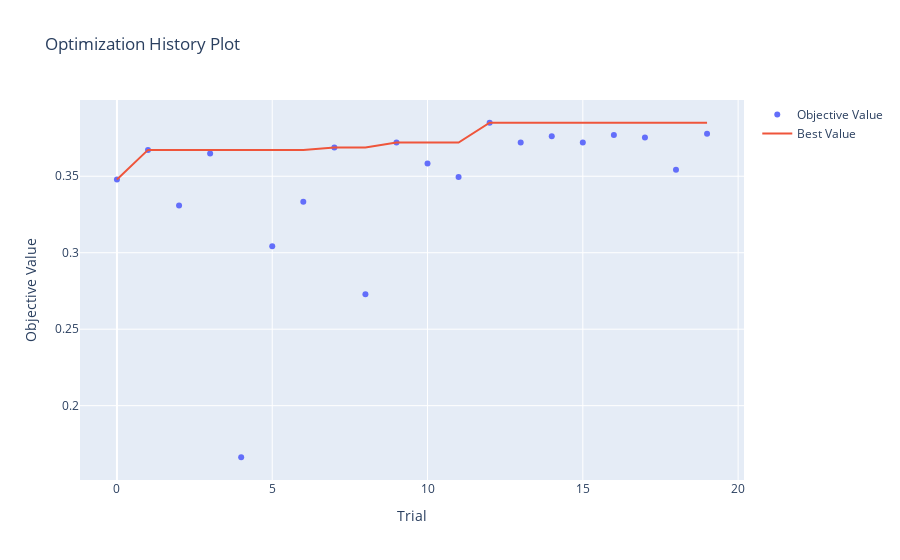
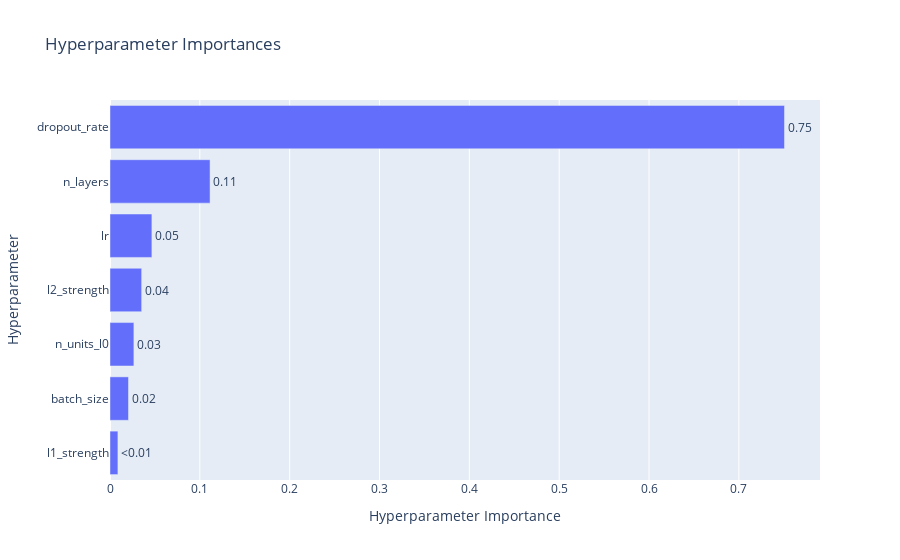
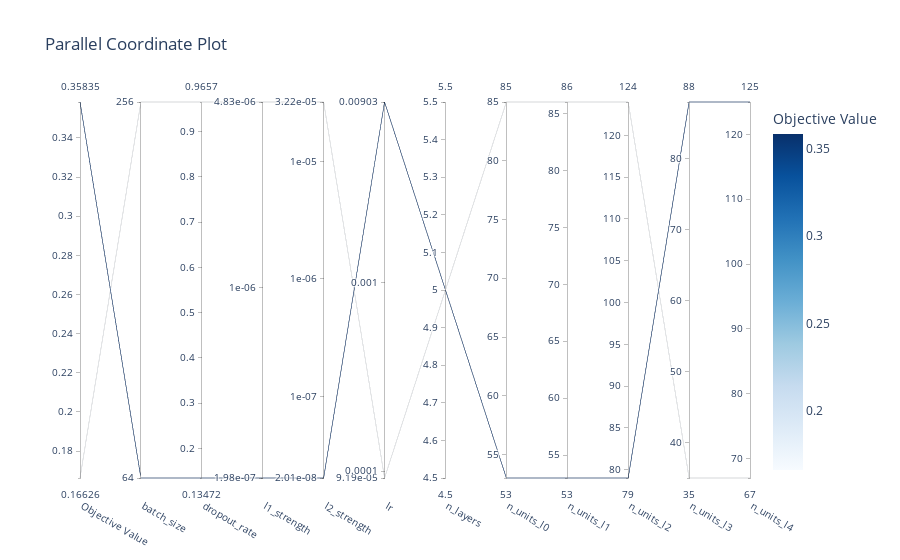

Write notebook code for charts like these, in order.
### Code cell
# Optuna study and model training


torch.set_float32_matmul_precision('medium')



# Your existing code for creating and optimizing the study
study = optuna.create_study(direction='maximize', sampler=optuna.samplers.TPESampler())
study.optimize(objective, n_trials=20, timeout=3600)  # 1 hour timeout

# Print best hyperparameters and score
print('Best trial:')
trial = study.best_trial
print('  Value: ', trial.value)
print('  Params: ')
for key, value in trial.params.items():
    print('    {}: {}'.format(key, value))

# Create and display visualizations
fig = plot_optimization_history(study)
fig.show()

fig = plot_param_importances(study)
fig.show()

fig = plot_parallel_coordinate(study)
fig.show()

fig = plot_intermediate_values(study)
fig.show()



# Train final model with best hyperparameters
best_params = study.best_params
best_model = MLPModel(
    input_dim=X_train_tensor.shape[1],
    output_dim=num_classes,
    hidden_layers=[best_params[f'n_units_l{i}'] for i in range(best_params['n_layers'])],
    lr=best_params['lr'],
    dropout_rate=best_params['dropout_rate']
)

# Create DataLoader with best batch size
best_batch_size = best_params['batch_size']
train_loader = DataLoader(train_dataset, batch_size=best_batch_size, shuffle=True)
val_loader = DataLoader(val_dataset, batch_size=best_batch_size, shuffle=False)

# Create the metrics callback and grade metrics callback
metrics_callback = MetricsCallback()
grade_metrics_callback = GradeMetrics()

final_trainer = pl.Trainer(
    max_epochs=10,
    accelerator='gpu' if torch.cuda.is_available() else 'cpu',
    devices=1,
    enable_progress_bar=True,
    logger=True,
    callbacks=[metrics_callback, grade_metrics_callback]  # Add both callbacks here
)

final_trainer.fit(best_model, train_loader, val_loader)

print("Final training completed.")
print(final_trainer.callback_metrics)

# Access specific metrics
val_loss = final_trainer.callback_metrics['val_loss'].item()
val_acc = final_trainer.callback_metrics['val_acc'].item()
close_prediction_rate = final_trainer.callback_metrics['close_prediction_rate'].item()
over_prediction_rate = final_trainer.callback_metrics['over_prediction_rate'].item()
under_prediction_rate = final_trainer.callback_metrics['under_prediction_rate'].item()
over_by_one_rate = final_trainer.callback_metrics['over_by_one_rate'].item()
under_by_one_rate = final_trainer.callback_metrics['under_by_one_rate'].item()

print(f"Final Validation Loss: {val_loss:.4f}")
print(f"Final Validation Accuracy: {val_acc:.4f}")
print(f"Close Prediction Rate: {close_prediction_rate:.4f}")
print(f"Overprediction Rate: {over_prediction_rate:.4f}")
print(f"Underprediction Rate: {under_prediction_rate:.4f}")
print(f"Overprediction by One Grade Rate: {over_by_one_rate:.4f}")
print(f"Underprediction by One Grade Rate: {under_by_one_rate:.4f}")

### Figure 1 — Plotly figure (JSON) as saved in the notebook; plotly's stock layout.template omitted (floating-point values rounded to 4 significant figures)
{"data": [{"mode": "markers", "name": "Objective Value", "type": "scatter", "x": [0, 1, 2, 3, 4, 5, 6, 7, 8, 9, 10, 11, 12, 13, 14, 15, 16, 17, 18, 19], "y": [0.3479, 0.3672, 0.3309, 0.3648, 0.1663, 0.3043, 0.3333, 0.3688, 0.2728, 0.3721, 0.3584, 0.3495, 0.385, 0.3721, 0.3761, 0.3721, 0.3769, 0.3753, 0.3543, 0.3777]}, {"mode": "lines", "name": "Best Value", "type": "scatter", "x": [0, 1, 2, 3, 4, 5, 6, 7, 8, 9, 10, 11, 12, 13, 14, 15, 16, 17, 18, 19], "y": [0.3479, 0.3672, 0.3672, 0.3672, 0.3672, 0.3672, 0.3672, 0.3688, 0.3688, 0.3721, 0.3721, 0.3721, 0.385, 0.385, 0.385, 0.385, 0.385, 0.385, 0.385, 0.385]}, {"marker": {"color": "#cccccc"}, "mode": "markers", "name": "Infeasible Trial", "showlegend": false, "type": "scatter", "x": [], "y": []}], "layout": {"title": {"text": "Optimization History Plot"}, "xaxis": {"title": {"text": "Trial"}}, "yaxis": {"title": {"text": "Objective Value"}}}}

### Figure 2 — Plotly figure (JSON) as saved in the notebook; plotly's stock layout.template omitted (floating-point values rounded to 4 significant figures)
{"data": [{"cliponaxis": false, "hovertemplate": ["l1_strength (FloatDistribution): 0.008799909801920114<extra></extra>", "batch_size (CategoricalDistribution): 0.02059541086702977<extra></extra>", "n_units_l0 (IntDistribution): 0.026579874826848537<extra></extra>", "l2_strength (FloatDistribution): 0.03524644760746022<extra></extra>", "lr (FloatDistribution): 0.04661277574294887<extra></extra>", "n_layers (IntDistribution): 0.11137287780720664<extra></extra>", "dropout_rate (FloatDistribution): 0.7507927033465859<extra></extra>"], "name": "Objective Value", "orientation": "h", "text": ["<0.01", "0.02", "0.03", "0.04", "0.05", "0.11", "0.75"], "textposition": "outside", "type": "bar", "x": [0.0088, 0.0206, 0.02658, 0.03525, 0.04661, 0.1114, 0.7508], "y": ["l1_strength", "batch_size", "n_units_l0", "l2_strength", "lr", "n_layers", "dropout_rate"]}], "layout": {"title": {"text": "Hyperparameter Importances"}, "xaxis": {"title": {"text": "Hyperparameter Importance"}}, "yaxis": {"title": {"text": "Hyperparameter"}}}}

### Figure 3 — Plotly figure (JSON) as saved in the notebook; plotly's stock layout.template omitted (floating-point values rounded to 4 significant figures)
{"data": [{"dimensions": [{"label": "Objective Value", "range": [0.1663, 0.3584], "values": [0.3584, 0.1663]}, {"label": "batch_size", "range": [0, 1], "ticktext": ["64", "256"], "tickvals": [0, 1], "values": [0, 1]}, {"label": "dropout_rate", "range": [0.1347, 0.9657], "values": [0.1347, 0.9657]}, {"label": "l1_strength", "range": [-6.703, -5.316], "ticktext": ["1.98e-07", "1e-06", "4.83e-06"], "tickvals": [-6.703, -6, -5.316], "values": [-6.703, -5.316]}, {"label": "l2_strength", "range": [-7.696, -4.492], "ticktext": ["2.01e-08", "1e-07", "1e-06", "1e-05", "3.22e-05"], "tickvals": [-7.696, -7, -6, -5, -4.492], "values": [-7.696, -4.492]}, {"label": "lr", "range": [-4.037, -2.044], "ticktext": ["9.19e-05", "0.0001", "0.001", "0.00903"], "tickvals": [-4.037, -4, -3, -2.044], "values": [-2.044, -4.037]}, {"label": "n_layers", "range": [5, 5], "values": [5, 5]}, {"label": "n_units_l0", "range": [53, 85], "values": [53, 85]}, {"label": "n_units_l1", "range": [53, 86], "values": [53, 86]}, {"label": "n_units_l2", "range": [79, 124], "values": [79, 124]}, {"label": "n_units_l3", "range": [35, 88], "values": [88, 35]}, {"label": "n_units_l4", "range": [67, 125], "values": [125, 67]}], "labelangle": 30, "labelside": "bottom", "line": {"color": [0.3584, 0.1663], "colorbar": {"title": {"text": "Objective Value"}}, "colorscale": [[0, "rgb(247,251,255)"], [0.125, "rgb(222,235,247)"], [0.25, "rgb(198,219,239)"], [0.375, "rgb(158,202,225)"], [0.5, "rgb(107,174,214)"], [0.625, "rgb(66,146,198)"], [0.75, "rgb(33,113,181)"], [0.875, "rgb(8,81,156)"], [1, "rgb(8,48,107)"]], "reversescale": false, "showscale": true}, "type": "parcoords"}], "layout": {"title": {"text": "Parallel Coordinate Plot"}}}
